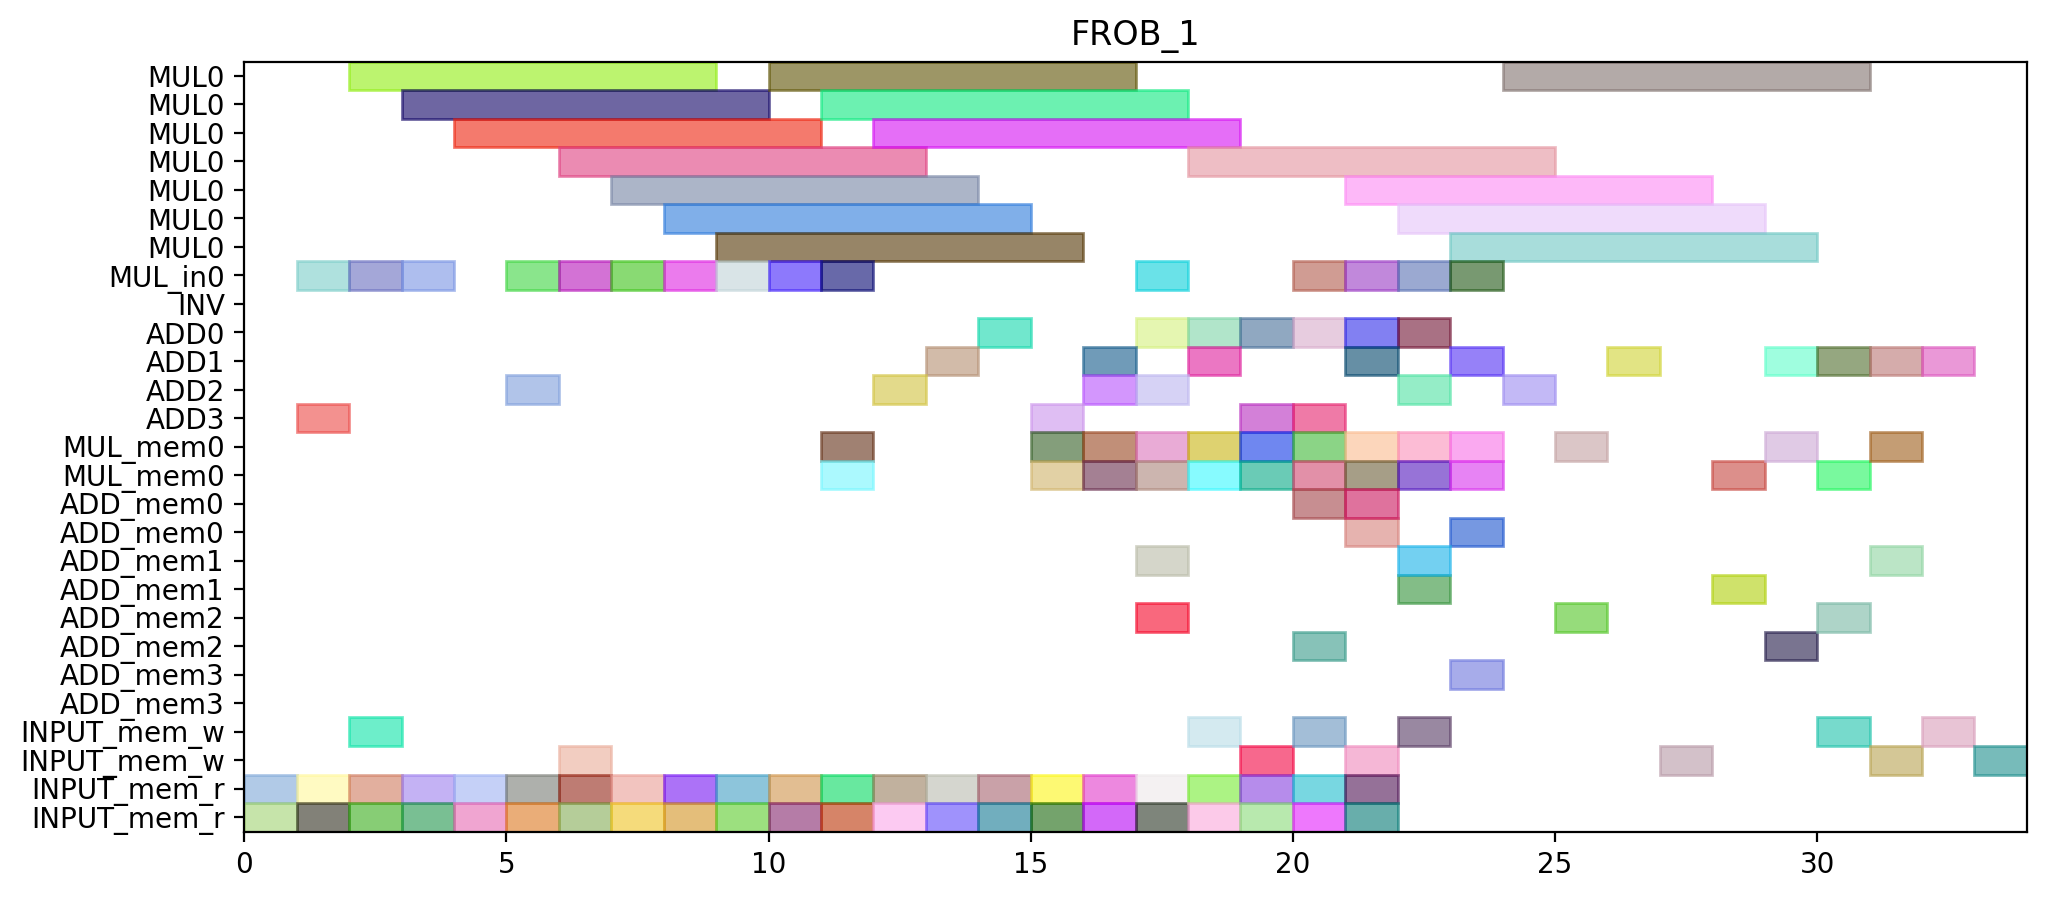

This figure's Python source:
from pyschedule import Scenario, solvers, plotters, alt


def solve():
	horizon = 113
	S = Scenario("FROB_1", horizon=horizon)

	# resource
	MUL = S.Resources('MUL', num=1, size=7)
	MUL_in = S.Resources('MUL_in', num=1)
	INV = S.Resource('INV')
	ADD = S.Resources('ADD', num=4, periods=range(1, horizon))
	MUL_mem = S.Resources('MUL_mem', num=1, size=2)
	ADD_mem = S.Resources('ADD_mem', num=4, size=2)
	INPUT_mem_w = S.Resource('INPUT_mem_w', size=2)
	INPUT_mem_r = S.Resource('INPUT_mem_r', size=2)

	# result of previous scheduling
	c000_mem0 = S.Task('c000_mem0', length=1, delay_cost=1)
	S += c000_mem0 >= 0
	c000_mem0 += INPUT_mem_r

	c000_mem1 = S.Task('c000_mem1', length=1, delay_cost=1)
	S += c000_mem1 >= 0
	c000_mem1 += INPUT_mem_r

	c000 = S.Task('c000', length=1, delay_cost=1)
	S += c000 >= 1
	c000 += ADD[3]

	c10_t0_in = S.Task('c10_t0_in', length=1, delay_cost=1)
	S += c10_t0_in >= 1
	c10_t0_in += MUL_in[0]

	c10_t0_mem0 = S.Task('c10_t0_mem0', length=1, delay_cost=1)
	S += c10_t0_mem0 >= 1
	c10_t0_mem0 += INPUT_mem_r

	c10_t0_mem1 = S.Task('c10_t0_mem1', length=1, delay_cost=1)
	S += c10_t0_mem1 >= 1
	c10_t0_mem1 += INPUT_mem_r

	c000_w = S.Task('c000_w', length=1, delay_cost=1)
	S += c000_w >= 2
	c000_w += INPUT_mem_w

	c10_t0 = S.Task('c10_t0', length=7, delay_cost=1)
	S += c10_t0 >= 2
	c10_t0 += MUL[0]

	c11_t0_in = S.Task('c11_t0_in', length=1, delay_cost=1)
	S += c11_t0_in >= 2
	c11_t0_in += MUL_in[0]

	c11_t0_mem0 = S.Task('c11_t0_mem0', length=1, delay_cost=1)
	S += c11_t0_mem0 >= 2
	c11_t0_mem0 += INPUT_mem_r

	c11_t0_mem1 = S.Task('c11_t0_mem1', length=1, delay_cost=1)
	S += c11_t0_mem1 >= 2
	c11_t0_mem1 += INPUT_mem_r

	c11_t0 = S.Task('c11_t0', length=7, delay_cost=1)
	S += c11_t0 >= 3
	c11_t0 += MUL[0]

	c11_t1_in = S.Task('c11_t1_in', length=1, delay_cost=1)
	S += c11_t1_in >= 3
	c11_t1_in += MUL_in[0]

	c11_t1_mem0 = S.Task('c11_t1_mem0', length=1, delay_cost=1)
	S += c11_t1_mem0 >= 3
	c11_t1_mem0 += INPUT_mem_r

	c11_t1_mem1 = S.Task('c11_t1_mem1', length=1, delay_cost=1)
	S += c11_t1_mem1 >= 3
	c11_t1_mem1 += INPUT_mem_r

	c001_mem0 = S.Task('c001_mem0', length=1, delay_cost=1)
	S += c001_mem0 >= 4
	c001_mem0 += INPUT_mem_r

	c001_mem1 = S.Task('c001_mem1', length=1, delay_cost=1)
	S += c001_mem1 >= 4
	c001_mem1 += INPUT_mem_r

	c11_t1 = S.Task('c11_t1', length=7, delay_cost=1)
	S += c11_t1 >= 4
	c11_t1 += MUL[0]

	c001 = S.Task('c001', length=1, delay_cost=1)
	S += c001 >= 5
	c001 += ADD[2]

	c20_t0_in = S.Task('c20_t0_in', length=1, delay_cost=1)
	S += c20_t0_in >= 5
	c20_t0_in += MUL_in[0]

	c20_t0_mem0 = S.Task('c20_t0_mem0', length=1, delay_cost=1)
	S += c20_t0_mem0 >= 5
	c20_t0_mem0 += INPUT_mem_r

	c20_t0_mem1 = S.Task('c20_t0_mem1', length=1, delay_cost=1)
	S += c20_t0_mem1 >= 5
	c20_t0_mem1 += INPUT_mem_r

	c001_w = S.Task('c001_w', length=1, delay_cost=1)
	S += c001_w >= 6
	c001_w += INPUT_mem_w

	c20_t0 = S.Task('c20_t0', length=7, delay_cost=1)
	S += c20_t0 >= 6
	c20_t0 += MUL[0]

	c21_t0_in = S.Task('c21_t0_in', length=1, delay_cost=1)
	S += c21_t0_in >= 6
	c21_t0_in += MUL_in[0]

	c21_t0_mem0 = S.Task('c21_t0_mem0', length=1, delay_cost=1)
	S += c21_t0_mem0 >= 6
	c21_t0_mem0 += INPUT_mem_r

	c21_t0_mem1 = S.Task('c21_t0_mem1', length=1, delay_cost=1)
	S += c21_t0_mem1 >= 6
	c21_t0_mem1 += INPUT_mem_r

	c21_t0 = S.Task('c21_t0', length=7, delay_cost=1)
	S += c21_t0 >= 7
	c21_t0 += MUL[0]

	c21_t1_in = S.Task('c21_t1_in', length=1, delay_cost=1)
	S += c21_t1_in >= 7
	c21_t1_in += MUL_in[0]

	c21_t1_mem0 = S.Task('c21_t1_mem0', length=1, delay_cost=1)
	S += c21_t1_mem0 >= 7
	c21_t1_mem0 += INPUT_mem_r

	c21_t1_mem1 = S.Task('c21_t1_mem1', length=1, delay_cost=1)
	S += c21_t1_mem1 >= 7
	c21_t1_mem1 += INPUT_mem_r

	c20_t1_in = S.Task('c20_t1_in', length=1, delay_cost=1)
	S += c20_t1_in >= 8
	c20_t1_in += MUL_in[0]

	c20_t1_mem0 = S.Task('c20_t1_mem0', length=1, delay_cost=1)
	S += c20_t1_mem0 >= 8
	c20_t1_mem0 += INPUT_mem_r

	c20_t1_mem1 = S.Task('c20_t1_mem1', length=1, delay_cost=1)
	S += c20_t1_mem1 >= 8
	c20_t1_mem1 += INPUT_mem_r

	c21_t1 = S.Task('c21_t1', length=7, delay_cost=1)
	S += c21_t1 >= 8
	c21_t1 += MUL[0]

	c10_t1_in = S.Task('c10_t1_in', length=1, delay_cost=1)
	S += c10_t1_in >= 9
	c10_t1_in += MUL_in[0]

	c10_t1_mem0 = S.Task('c10_t1_mem0', length=1, delay_cost=1)
	S += c10_t1_mem0 >= 9
	c10_t1_mem0 += INPUT_mem_r

	c10_t1_mem1 = S.Task('c10_t1_mem1', length=1, delay_cost=1)
	S += c10_t1_mem1 >= 9
	c10_t1_mem1 += INPUT_mem_r

	c20_t1 = S.Task('c20_t1', length=7, delay_cost=1)
	S += c20_t1 >= 9
	c20_t1 += MUL[0]

	c01_t1_in = S.Task('c01_t1_in', length=1, delay_cost=1)
	S += c01_t1_in >= 10
	c01_t1_in += MUL_in[0]

	c01_t1_mem0 = S.Task('c01_t1_mem0', length=1, delay_cost=1)
	S += c01_t1_mem0 >= 10
	c01_t1_mem0 += INPUT_mem_r

	c01_t1_mem1 = S.Task('c01_t1_mem1', length=1, delay_cost=1)
	S += c01_t1_mem1 >= 10
	c01_t1_mem1 += INPUT_mem_r

	c10_t1 = S.Task('c10_t1', length=7, delay_cost=1)
	S += c10_t1 >= 10
	c10_t1 += MUL[0]

	c01_t0_in = S.Task('c01_t0_in', length=1, delay_cost=1)
	S += c01_t0_in >= 11
	c01_t0_in += MUL_in[0]

	c01_t0_mem0 = S.Task('c01_t0_mem0', length=1, delay_cost=1)
	S += c01_t0_mem0 >= 11
	c01_t0_mem0 += INPUT_mem_r

	c01_t0_mem1 = S.Task('c01_t0_mem1', length=1, delay_cost=1)
	S += c01_t0_mem1 >= 11
	c01_t0_mem1 += INPUT_mem_r

	c01_t1 = S.Task('c01_t1', length=7, delay_cost=1)
	S += c01_t1 >= 11
	c01_t1 += MUL[0]

	c01_t0 = S.Task('c01_t0', length=7, delay_cost=1)
	S += c01_t0 >= 12
	c01_t0 += MUL[0]

	c20_t3_mem0 = S.Task('c20_t3_mem0', length=1, delay_cost=1)
	S += c20_t3_mem0 >= 12
	c20_t3_mem0 += INPUT_mem_r

	c20_t3_mem1 = S.Task('c20_t3_mem1', length=1, delay_cost=1)
	S += c20_t3_mem1 >= 12
	c20_t3_mem1 += INPUT_mem_r

	c01_t2_mem0 = S.Task('c01_t2_mem0', length=1, delay_cost=1)
	S += c01_t2_mem0 >= 13
	c01_t2_mem0 += INPUT_mem_r

	c01_t2_mem1 = S.Task('c01_t2_mem1', length=1, delay_cost=1)
	S += c01_t2_mem1 >= 13
	c01_t2_mem1 += INPUT_mem_r

	c20_t3 = S.Task('c20_t3', length=1, delay_cost=1)
	S += c20_t3 >= 13
	c20_t3 += ADD[1]

	c01_t2 = S.Task('c01_t2', length=1, delay_cost=1)
	S += c01_t2 >= 14
	c01_t2 += ADD[0]

	c10_t2_mem0 = S.Task('c10_t2_mem0', length=1, delay_cost=1)
	S += c10_t2_mem0 >= 14
	c10_t2_mem0 += INPUT_mem_r

	c10_t2_mem1 = S.Task('c10_t2_mem1', length=1, delay_cost=1)
	S += c10_t2_mem1 >= 14
	c10_t2_mem1 += INPUT_mem_r

	c10_t2 = S.Task('c10_t2', length=1, delay_cost=1)
	S += c10_t2 >= 15
	c10_t2 += ADD[3]

	c20_t2_mem0 = S.Task('c20_t2_mem0', length=1, delay_cost=1)
	S += c20_t2_mem0 >= 15
	c20_t2_mem0 += INPUT_mem_r

	c20_t2_mem1 = S.Task('c20_t2_mem1', length=1, delay_cost=1)
	S += c20_t2_mem1 >= 15
	c20_t2_mem1 += INPUT_mem_r

	c20_t2 = S.Task('c20_t2', length=1, delay_cost=1)
	S += c20_t2 >= 16
	c20_t2 += ADD[2]

	c21_t2_mem0 = S.Task('c21_t2_mem0', length=1, delay_cost=1)
	S += c21_t2_mem0 >= 16
	c21_t2_mem0 += INPUT_mem_r

	c21_t2_mem1 = S.Task('c21_t2_mem1', length=1, delay_cost=1)
	S += c21_t2_mem1 >= 16
	c21_t2_mem1 += INPUT_mem_r

	c11_t3_mem0 = S.Task('c11_t3_mem0', length=1, delay_cost=1)
	S += c11_t3_mem0 >= 17
	c11_t3_mem0 += INPUT_mem_r

	c11_t3_mem1 = S.Task('c11_t3_mem1', length=1, delay_cost=1)
	S += c11_t3_mem1 >= 17
	c11_t3_mem1 += INPUT_mem_r

	c21_t2 = S.Task('c21_t2', length=1, delay_cost=1)
	S += c21_t2 >= 17
	c21_t2 += ADD[2]

	c11_t3 = S.Task('c11_t3', length=1, delay_cost=1)
	S += c11_t3 >= 18
	c11_t3 += ADD[1]

	c21_t3_mem0 = S.Task('c21_t3_mem0', length=1, delay_cost=1)
	S += c21_t3_mem0 >= 18
	c21_t3_mem0 += INPUT_mem_r

	c21_t3_mem1 = S.Task('c21_t3_mem1', length=1, delay_cost=1)
	S += c21_t3_mem1 >= 18
	c21_t3_mem1 += INPUT_mem_r

	c01_t3_mem0 = S.Task('c01_t3_mem0', length=1, delay_cost=1)
	S += c01_t3_mem0 >= 19
	c01_t3_mem0 += INPUT_mem_r

	c01_t3_mem1 = S.Task('c01_t3_mem1', length=1, delay_cost=1)
	S += c01_t3_mem1 >= 19
	c01_t3_mem1 += INPUT_mem_r

	c21_t3 = S.Task('c21_t3', length=1, delay_cost=1)
	S += c21_t3 >= 19
	c21_t3 += ADD[0]

	c01_t3 = S.Task('c01_t3', length=1, delay_cost=1)
	S += c01_t3 >= 20
	c01_t3 += ADD[0]

	c11_t2_mem0 = S.Task('c11_t2_mem0', length=1, delay_cost=1)
	S += c11_t2_mem0 >= 20
	c11_t2_mem0 += INPUT_mem_r

	c11_t2_mem1 = S.Task('c11_t2_mem1', length=1, delay_cost=1)
	S += c11_t2_mem1 >= 20
	c11_t2_mem1 += INPUT_mem_r

	c10_t3_mem0 = S.Task('c10_t3_mem0', length=1, delay_cost=1)
	S += c10_t3_mem0 >= 21
	c10_t3_mem0 += INPUT_mem_r

	c10_t3_mem1 = S.Task('c10_t3_mem1', length=1, delay_cost=1)
	S += c10_t3_mem1 >= 21
	c10_t3_mem1 += INPUT_mem_r

	c11_t2 = S.Task('c11_t2', length=1, delay_cost=1)
	S += c11_t2 >= 21
	c11_t2 += ADD[1]

	c10_t3 = S.Task('c10_t3', length=1, delay_cost=1)
	S += c10_t3 >= 22
	c10_t3 += ADD[0]


	# new tasks
	c10_t4_in = S.Task('c10_t4_in', length=1, delay_cost=1)
	c10_t4_in += alt(MUL_in)
	c10_t4 = S.Task('c10_t4', length=7, delay_cost=1)
	c10_t4 += alt(MUL)
	S += c10_t4>=c10_t4_in

	c10_t4_mem0 = S.Task('c10_t4_mem0', length=1, delay_cost=1)
	c10_t4_mem0 += ADD_mem[3]
	S += 16 < c10_t4_mem0
	S += c10_t4_mem0 <= c10_t4

	c10_t4_mem1 = S.Task('c10_t4_mem1', length=1, delay_cost=1)
	c10_t4_mem1 += ADD_mem[0]
	S += 23 < c10_t4_mem1
	S += c10_t4_mem1 <= c10_t4

	c100 = S.Task('c100', length=1, delay_cost=1)
	c100 += alt(ADD)

	S += 15<c100

	c100_mem0 = S.Task('c100_mem0', length=1, delay_cost=1)
	c100_mem0 += MUL_mem[0]
	S += 9 < c100_mem0
	S += c100_mem0 <= c100

	c100_mem1 = S.Task('c100_mem1', length=1, delay_cost=1)
	c100_mem1 += MUL_mem[0]
	S += 17 < c100_mem1
	S += c100_mem1 <= c100

	c100_w = S.Task('c100_w', length=1, delay_cost=1)
	c100_w += alt(INPUT_mem_w)
	S += c100 <= c100_w

	c10_t5 = S.Task('c10_t5', length=1, delay_cost=1)
	c10_t5 += alt(ADD)

	c10_t5_mem0 = S.Task('c10_t5_mem0', length=1, delay_cost=1)
	c10_t5_mem0 += MUL_mem[0]
	S += 9 < c10_t5_mem0
	S += c10_t5_mem0 <= c10_t5

	c10_t5_mem1 = S.Task('c10_t5_mem1', length=1, delay_cost=1)
	c10_t5_mem1 += MUL_mem[0]
	S += 17 < c10_t5_mem1
	S += c10_t5_mem1 <= c10_t5

	c20_t4_in = S.Task('c20_t4_in', length=1, delay_cost=1)
	c20_t4_in += alt(MUL_in)
	c20_t4 = S.Task('c20_t4', length=7, delay_cost=1)
	c20_t4 += alt(MUL)
	S += c20_t4>=c20_t4_in

	c20_t4_mem0 = S.Task('c20_t4_mem0', length=1, delay_cost=1)
	c20_t4_mem0 += ADD_mem[2]
	S += 17 < c20_t4_mem0
	S += c20_t4_mem0 <= c20_t4

	c20_t4_mem1 = S.Task('c20_t4_mem1', length=1, delay_cost=1)
	c20_t4_mem1 += ADD_mem[1]
	S += 14 < c20_t4_mem1
	S += c20_t4_mem1 <= c20_t4

	c200 = S.Task('c200', length=1, delay_cost=1)
	c200 += alt(ADD)

	S += 16<c200

	c200_mem0 = S.Task('c200_mem0', length=1, delay_cost=1)
	c200_mem0 += MUL_mem[0]
	S += 13 < c200_mem0
	S += c200_mem0 <= c200

	c200_mem1 = S.Task('c200_mem1', length=1, delay_cost=1)
	c200_mem1 += MUL_mem[0]
	S += 16 < c200_mem1
	S += c200_mem1 <= c200

	c200_w = S.Task('c200_w', length=1, delay_cost=1)
	c200_w += alt(INPUT_mem_w)
	S += c200 <= c200_w

	c20_t5 = S.Task('c20_t5', length=1, delay_cost=1)
	c20_t5 += alt(ADD)

	c20_t5_mem0 = S.Task('c20_t5_mem0', length=1, delay_cost=1)
	c20_t5_mem0 += MUL_mem[0]
	S += 13 < c20_t5_mem0
	S += c20_t5_mem0 <= c20_t5

	c20_t5_mem1 = S.Task('c20_t5_mem1', length=1, delay_cost=1)
	c20_t5_mem1 += MUL_mem[0]
	S += 16 < c20_t5_mem1
	S += c20_t5_mem1 <= c20_t5

	c01_t4_in = S.Task('c01_t4_in', length=1, delay_cost=1)
	c01_t4_in += alt(MUL_in)
	c01_t4 = S.Task('c01_t4', length=7, delay_cost=1)
	c01_t4 += alt(MUL)
	S += c01_t4>=c01_t4_in

	c01_t4_mem0 = S.Task('c01_t4_mem0', length=1, delay_cost=1)
	c01_t4_mem0 += ADD_mem[0]
	S += 15 < c01_t4_mem0
	S += c01_t4_mem0 <= c01_t4

	c01_t4_mem1 = S.Task('c01_t4_mem1', length=1, delay_cost=1)
	c01_t4_mem1 += ADD_mem[0]
	S += 21 < c01_t4_mem1
	S += c01_t4_mem1 <= c01_t4

	c010 = S.Task('c010', length=1, delay_cost=1)
	c010 += alt(ADD)

	S += 14<c010

	c010_mem0 = S.Task('c010_mem0', length=1, delay_cost=1)
	c010_mem0 += MUL_mem[0]
	S += 19 < c010_mem0
	S += c010_mem0 <= c010

	c010_mem1 = S.Task('c010_mem1', length=1, delay_cost=1)
	c010_mem1 += MUL_mem[0]
	S += 18 < c010_mem1
	S += c010_mem1 <= c010

	c010_w = S.Task('c010_w', length=1, delay_cost=1)
	c010_w += alt(INPUT_mem_w)
	S += c010 <= c010_w

	c01_t5 = S.Task('c01_t5', length=1, delay_cost=1)
	c01_t5 += alt(ADD)

	c01_t5_mem0 = S.Task('c01_t5_mem0', length=1, delay_cost=1)
	c01_t5_mem0 += MUL_mem[0]
	S += 19 < c01_t5_mem0
	S += c01_t5_mem0 <= c01_t5

	c01_t5_mem1 = S.Task('c01_t5_mem1', length=1, delay_cost=1)
	c01_t5_mem1 += MUL_mem[0]
	S += 18 < c01_t5_mem1
	S += c01_t5_mem1 <= c01_t5

	c11_t4_in = S.Task('c11_t4_in', length=1, delay_cost=1)
	c11_t4_in += alt(MUL_in)
	c11_t4 = S.Task('c11_t4', length=7, delay_cost=1)
	c11_t4 += alt(MUL)
	S += c11_t4>=c11_t4_in

	c11_t4_mem0 = S.Task('c11_t4_mem0', length=1, delay_cost=1)
	c11_t4_mem0 += ADD_mem[1]
	S += 22 < c11_t4_mem0
	S += c11_t4_mem0 <= c11_t4

	c11_t4_mem1 = S.Task('c11_t4_mem1', length=1, delay_cost=1)
	c11_t4_mem1 += ADD_mem[1]
	S += 19 < c11_t4_mem1
	S += c11_t4_mem1 <= c11_t4

	c110 = S.Task('c110', length=1, delay_cost=1)
	c110 += alt(ADD)

	S += 21<c110

	c110_mem0 = S.Task('c110_mem0', length=1, delay_cost=1)
	c110_mem0 += MUL_mem[0]
	S += 10 < c110_mem0
	S += c110_mem0 <= c110

	c110_mem1 = S.Task('c110_mem1', length=1, delay_cost=1)
	c110_mem1 += MUL_mem[0]
	S += 11 < c110_mem1
	S += c110_mem1 <= c110

	c110_w = S.Task('c110_w', length=1, delay_cost=1)
	c110_w += alt(INPUT_mem_w)
	S += c110 <= c110_w

	c11_t5 = S.Task('c11_t5', length=1, delay_cost=1)
	c11_t5 += alt(ADD)

	c11_t5_mem0 = S.Task('c11_t5_mem0', length=1, delay_cost=1)
	c11_t5_mem0 += MUL_mem[0]
	S += 10 < c11_t5_mem0
	S += c11_t5_mem0 <= c11_t5

	c11_t5_mem1 = S.Task('c11_t5_mem1', length=1, delay_cost=1)
	c11_t5_mem1 += MUL_mem[0]
	S += 11 < c11_t5_mem1
	S += c11_t5_mem1 <= c11_t5

	c21_t4_in = S.Task('c21_t4_in', length=1, delay_cost=1)
	c21_t4_in += alt(MUL_in)
	c21_t4 = S.Task('c21_t4', length=7, delay_cost=1)
	c21_t4 += alt(MUL)
	S += c21_t4>=c21_t4_in

	c21_t4_mem0 = S.Task('c21_t4_mem0', length=1, delay_cost=1)
	c21_t4_mem0 += ADD_mem[2]
	S += 18 < c21_t4_mem0
	S += c21_t4_mem0 <= c21_t4

	c21_t4_mem1 = S.Task('c21_t4_mem1', length=1, delay_cost=1)
	c21_t4_mem1 += ADD_mem[0]
	S += 20 < c21_t4_mem1
	S += c21_t4_mem1 <= c21_t4

	c210 = S.Task('c210', length=1, delay_cost=1)
	c210 += alt(ADD)

	S += 17<c210

	c210_mem0 = S.Task('c210_mem0', length=1, delay_cost=1)
	c210_mem0 += MUL_mem[0]
	S += 14 < c210_mem0
	S += c210_mem0 <= c210

	c210_mem1 = S.Task('c210_mem1', length=1, delay_cost=1)
	c210_mem1 += MUL_mem[0]
	S += 15 < c210_mem1
	S += c210_mem1 <= c210

	c210_w = S.Task('c210_w', length=1, delay_cost=1)
	c210_w += alt(INPUT_mem_w)
	S += c210 <= c210_w

	c21_t5 = S.Task('c21_t5', length=1, delay_cost=1)
	c21_t5 += alt(ADD)

	c21_t5_mem0 = S.Task('c21_t5_mem0', length=1, delay_cost=1)
	c21_t5_mem0 += MUL_mem[0]
	S += 14 < c21_t5_mem0
	S += c21_t5_mem0 <= c21_t5

	c21_t5_mem1 = S.Task('c21_t5_mem1', length=1, delay_cost=1)
	c21_t5_mem1 += MUL_mem[0]
	S += 15 < c21_t5_mem1
	S += c21_t5_mem1 <= c21_t5

	c101 = S.Task('c101', length=1, delay_cost=1)
	c101 += alt(ADD)

	S += 15<c101

	c101_mem0 = S.Task('c101_mem0', length=1, delay_cost=1)
	c101_mem0 += alt(MUL_mem)
	S += (c10_t4*MUL[0]) < c101_mem0*MUL_mem[0]
	S += c101_mem0 <= c101

	c101_mem1 = S.Task('c101_mem1', length=1, delay_cost=1)
	c101_mem1 += alt(ADD_mem)
	S += (c10_t5*ADD[0]) < c101_mem1*ADD_mem[0]
	S += (c10_t5*ADD[1]) < c101_mem1*ADD_mem[1]
	S += (c10_t5*ADD[2]) < c101_mem1*ADD_mem[2]
	S += (c10_t5*ADD[3]) < c101_mem1*ADD_mem[3]
	S += c101_mem1 <= c101

	c101_w = S.Task('c101_w', length=1, delay_cost=1)
	c101_w += alt(INPUT_mem_w)
	S += c101 <= c101_w

	c201 = S.Task('c201', length=1, delay_cost=1)
	c201 += alt(ADD)

	S += 16<c201

	c201_mem0 = S.Task('c201_mem0', length=1, delay_cost=1)
	c201_mem0 += alt(MUL_mem)
	S += (c20_t4*MUL[0]) < c201_mem0*MUL_mem[0]
	S += c201_mem0 <= c201

	c201_mem1 = S.Task('c201_mem1', length=1, delay_cost=1)
	c201_mem1 += alt(ADD_mem)
	S += (c20_t5*ADD[0]) < c201_mem1*ADD_mem[0]
	S += (c20_t5*ADD[1]) < c201_mem1*ADD_mem[1]
	S += (c20_t5*ADD[2]) < c201_mem1*ADD_mem[2]
	S += (c20_t5*ADD[3]) < c201_mem1*ADD_mem[3]
	S += c201_mem1 <= c201

	c201_w = S.Task('c201_w', length=1, delay_cost=1)
	c201_w += alt(INPUT_mem_w)
	S += c201 <= c201_w

	c011 = S.Task('c011', length=1, delay_cost=1)
	c011 += alt(ADD)

	S += 14<c011

	c011_mem0 = S.Task('c011_mem0', length=1, delay_cost=1)
	c011_mem0 += alt(MUL_mem)
	S += (c01_t4*MUL[0]) < c011_mem0*MUL_mem[0]
	S += c011_mem0 <= c011

	c011_mem1 = S.Task('c011_mem1', length=1, delay_cost=1)
	c011_mem1 += alt(ADD_mem)
	S += (c01_t5*ADD[0]) < c011_mem1*ADD_mem[0]
	S += (c01_t5*ADD[1]) < c011_mem1*ADD_mem[1]
	S += (c01_t5*ADD[2]) < c011_mem1*ADD_mem[2]
	S += (c01_t5*ADD[3]) < c011_mem1*ADD_mem[3]
	S += c011_mem1 <= c011

	c011_w = S.Task('c011_w', length=1, delay_cost=1)
	c011_w += alt(INPUT_mem_w)
	S += c011 <= c011_w

	c111 = S.Task('c111', length=1, delay_cost=1)
	c111 += alt(ADD)

	S += 21<c111

	c111_mem0 = S.Task('c111_mem0', length=1, delay_cost=1)
	c111_mem0 += alt(MUL_mem)
	S += (c11_t4*MUL[0]) < c111_mem0*MUL_mem[0]
	S += c111_mem0 <= c111

	c111_mem1 = S.Task('c111_mem1', length=1, delay_cost=1)
	c111_mem1 += alt(ADD_mem)
	S += (c11_t5*ADD[0]) < c111_mem1*ADD_mem[0]
	S += (c11_t5*ADD[1]) < c111_mem1*ADD_mem[1]
	S += (c11_t5*ADD[2]) < c111_mem1*ADD_mem[2]
	S += (c11_t5*ADD[3]) < c111_mem1*ADD_mem[3]
	S += c111_mem1 <= c111

	c111_w = S.Task('c111_w', length=1, delay_cost=1)
	c111_w += alt(INPUT_mem_w)
	S += c111 <= c111_w

	c211 = S.Task('c211', length=1, delay_cost=1)
	c211 += alt(ADD)

	S += 17<c211

	c211_mem0 = S.Task('c211_mem0', length=1, delay_cost=1)
	c211_mem0 += alt(MUL_mem)
	S += (c21_t4*MUL[0]) < c211_mem0*MUL_mem[0]
	S += c211_mem0 <= c211

	c211_mem1 = S.Task('c211_mem1', length=1, delay_cost=1)
	c211_mem1 += alt(ADD_mem)
	S += (c21_t5*ADD[0]) < c211_mem1*ADD_mem[0]
	S += (c21_t5*ADD[1]) < c211_mem1*ADD_mem[1]
	S += (c21_t5*ADD[2]) < c211_mem1*ADD_mem[2]
	S += (c21_t5*ADD[3]) < c211_mem1*ADD_mem[3]
	S += c211_mem1 <= c211

	c211_w = S.Task('c211_w', length=1, delay_cost=1)
	c211_w += alt(INPUT_mem_w)
	S += c211 <= c211_w

	solvers.mip.solve(S,msg=1,kind='CPLEX',ratio_gap=1.01)

	solution = [['hoge']*len(S.solution()[1]) for i in range(len(S.solution()))]
	for i in range(len(S.solution())):
		for j in range(len(S.solution()[i])):
			solution[i][j]=str(S.solution()[i][j])
	print(solution)

	cycles = int(solution[-1][3])

	pic_file_name = "/mnt/rose/usr1/fukuda/pairing_automation_design2/bls12-381/scheduling/FROB_mul1_add4/FROB_1.png"
	if(S.solution() != []):
		plotters.matplotlib.plot(S,img_filename=pic_file_name, vertical_text=True, fig_size=(cycles*0.25+3, 5), show_task_labels=False)

	return solution
